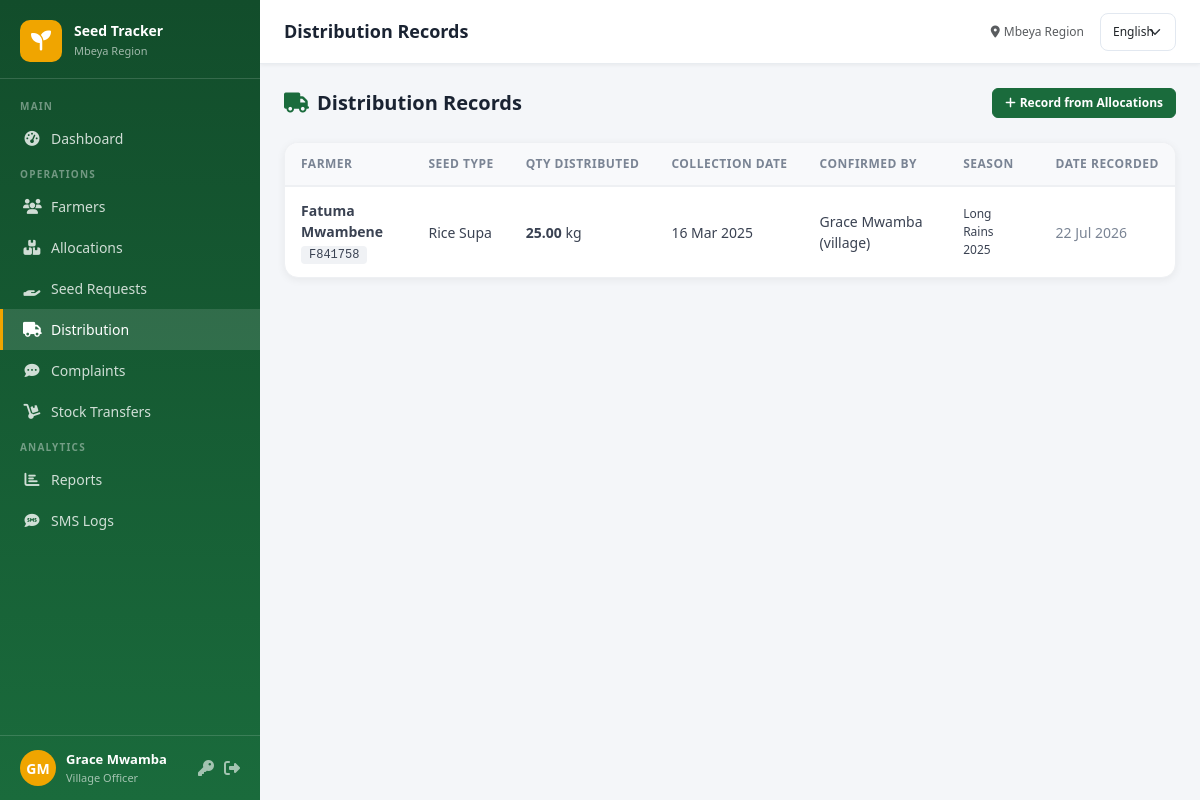
Page /distributions/ (signed in) on the committed database.
### core/models.py (models this page shows, shortened)
class CustomUser(AbstractUser):
    ROLE_CHOICES = [
        ('admin', _('System Administrator')),
        ('regional', _('Regional Officer')),
        ('district', _('District Officer')),
        ('ward', _('Ward Officer')),
        ('village', _('Village Officer')),
        ('extension', _('Agricultural Extension Officer (Bwana Shamba)')),
        ('farmer', _('Farmer (Mkulima)')),
    ]
    role = models.CharField(max_length=20, choices=ROLE_CHOICES, default='village')
    region = models.ForeignKey(Region, on_delete=models.SET_NULL, null=True, blank=True)
    district = models.ForeignKey(District, on_delete=models.SET_NULL, null=True, blank=True)
    ward = models.ForeignKey(Ward, on_delete=models.SET_NULL, null=True, blank=True)
    village = models.ForeignKey(Village, on_delete=models.SET_NULL, null=True, blank=True)
    phone = models.CharField(max_length=20, blank=True)
    def __str__(self): return f"{self.get_full_name()} ({self.role})"

class Distribution(models.Model):
    allocation = models.OneToOneField(SeedAllocation, on_delete=models.CASCADE, related_name='distribution')
    quantity_distributed = models.DecimalField(max_digits=10, decimal_places=2)
    collection_date = models.DateField(default=timezone.now)
    collection_confirmed = models.BooleanField(default=False)
    confirmed_by = models.ForeignKey(CustomUser, on_delete=models.SET_NULL, null=True, blank=True, related_name='confirmations')
    farmer_confirmed = models.BooleanField(default=False)
    farmer_confirmed_at = models.DateTimeField(null=True, blank=True)
    notes = models.TextField(blank=True)
    created_at = models.DateTimeField(auto_now_add=True)

class SeedAllocation(models.Model):
    STATUS_CHOICES = [
        ('pending',_('Pending')),('approved',_('Approved')),
        ('rejected',_('Rejected')),('distributed',_('Distributed')),
    ]
    farmer = models.ForeignKey(Farmer, on_delete=models.CASCADE, related_name='allocations')
    seed_type = models.ForeignKey(SeedType, on_delete=models.CASCADE)
    season = models.ForeignKey(FarmingSeasons, on_delete=models.CASCADE)
    quantity_allocated = models.DecimalField(max_digits=10, decimal_places=2)
    status = models.CharField(max_length=20, choices=STATUS_CHOICES, default='pending')
    collection_date = models.DateField(null=True, blank=True)
    collection_location = models.CharField(max_length=200, blank=True)
    requested_by = models.ForeignKey(CustomUser, on_delete=models.SET_NULL, null=True, related_name='requests')
    approved_by = models.ForeignKey(CustomUser, on_delete=models.SET_NULL, null=True, blank=True, related_name='approvals')
    rejection_reason = models.TextField(blank=True)
    sms_sent = models.BooleanField(default=False)
    notes = models.TextField(blank=True)
    created_at = models.DateTimeField(auto_now_add=True)
    updated_at = models.DateTimeField(auto_now=True)
    class Meta:
        unique_together = ('farmer', 'seed_type', 'season')

class Farmer(models.Model):
    STATUS_CHOICES = [('active',_('Active')),('inactive',_('Inactive')),('pending',_('Pending'))]
    farmer_id = models.CharField(max_length=20, unique=True, blank=True)
    first_name = models.CharField(max_length=100)
    last_name = models.CharField(max_length=100)
    phone_number = models.CharField(max_length=20)
    village = models.ForeignKey(Village, on_delete=models.CASCADE, related_name='farmers')
    farm_location = models.CharField(max_length=200, blank=True)
    farm_size = models.DecimalField(max_digits=8, decimal_places=2, null=True, blank=True, help_text='Acres')
    crop_type = models.CharField(max_length=50, choices=CROP_CHOICES, default='maize')
    national_id = models.CharField(max_length=30, blank=True)
    status = models.CharField(max_length=20, choices=STATUS_CHOICES, default='active')
    registered_by = models.ForeignKey(CustomUser, on_delete=models.SET_NULL, null=True, related_name='registered_farmers')
    user = models.OneToOneField(CustomUser, on_delete=models.CASCADE, null=True, blank=True, related_name='farmer_profile')
    created_at = models.DateTimeField(auto_now_add=True)
    updated_at = models.DateTimeField(auto_now=True)
    @property
    def full_name(self): return f"{self.first_name} {self.last_name}"

class SeedType(models.Model):
    name = models.CharField(max_length=100, unique=True)
    description = models.TextField(blank=True)
    unit = models.CharField(max_length=30, default='kg')
    created_at = models.DateTimeField(auto_now_add=True)

class FarmingSeasons(models.Model):
    name = models.CharField(max_length=100, unique=True)
    start_date = models.DateField()
    end_date = models.DateField()
    is_active = models.BooleanField(default=False)
    created_at = models.DateTimeField(auto_now_add=True)

### core/views.py (the view)
# urls.py: path('distributions/', views.distribution_list, name='distribution_list'),
@login_required
def distribution_list(request):
    user = request.user
    qs = Distribution.objects.select_related('allocation__farmer','allocation__seed_type')
    if user.role == 'village': qs = qs.filter(allocation__farmer__village=user.village)
    elif user.role in ('ward','extension'): qs = qs.filter(allocation__farmer__village__ward=user.ward)
    elif user.role == 'district': qs = qs.filter(allocation__farmer__village__ward__district=user.district)
    elif user.role == 'regional': qs = qs.filter(allocation__farmer__village__ward__district__region=user.region)
    elif user.role == 'farmer' and hasattr(user, 'farmer_profile'): qs = qs.filter(allocation__farmer=user.farmer_profile)
    paginator = Paginator(qs.order_by('-created_at'), 20)
    page = paginator.get_page(request.GET.get('page'))
    return render(request, 'core/distribution_list.html', {'page_obj': page})

### templates/core/distribution_list.html (shortened to what this page needs)
{% extends 'base.html' %}
{% load i18n %}
{% block page_title %}{% trans "Distribution Records" %}{% endblock %}
{% block content %}
<div class="page-header">
  <h4><i class="fas fa-truck me-2" style="color:#1a6b3c"></i>{% trans "Distribution Records" %}</h4>
  <a href="{% url 'allocation_list' %}?status=approved" class="btn btn-primary btn-sm"><i class="fas fa-plus me-1"></i>{% trans "Record from Allocations" %}</a>
</div>
<div class="table-card">
  <div class="table-responsive">
    <table class="data-table">
      <thead><tr><th>{% trans "Farmer" %}</th><th>{% trans "Seed Type" %}</th><th>{% trans "Qty Distributed" %}</th><th>{% trans "Collection Date" %}</th><th>{% trans "Confirmed By" %}</th><th>{% trans "Season" %}</th><th>{% trans "Date Recorded" %}</th></tr></thead>
      <tbody>
        {% for d in page_obj %}
        <tr>
          <td>
            <span style="font-weight:600">{{ d.allocation.farmer.full_name }}</span>
            <br><span class="farmer-id">{{ d.allocation.farmer.farmer_id }}</span>
          </td>
          <td>{{ d.allocation.seed_type.name }}</td>
          <td><strong>{{ d.quantity_distributed }}</strong> {{ d.allocation.seed_type.unit }}</td>
          <td>{{ d.collection_date|date:"d M Y" }}</td>
          <td>{{ d.confirmed_by|default:"-" }}</td>
          <td style="font-size:12px">{{ d.allocation.season.name }}</td>
          <td style="color:#7a8494">{{ d.created_at|date:"d M Y" }}</td>
        </tr>
        {% empty %}
        <tr><td colspan="7" class="text-center text-muted py-5">{% trans "No distribution records yet" %}</td></tr>
        {% endfor %}
      </tbody>
    </table>
  </div>
</div>
{% endblock %}

### templates/base.html (shortened to what this page needs)
{% load i18n %}
<!DOCTYPE html>
<html lang="{{ LANGUAGE_CODE }}">
<head>
<link href="https://cdn.jsdelivr.net/npm/bootstrap@5.3.2/dist/css/bootstrap.min.css" rel="stylesheet">
<link href="https://cdnjs.cloudflare.com/ajax/libs/font-awesome/6.5.0/css/all.min.css" rel="stylesheet">
</head>
<body>
{% if user.is_authenticated %}
<div id="sidebar">
  <div class="sidebar-brand">
    <div class="logo-icon"><i class="fas fa-seedling"></i></div>
    <div class="brand-text">
      <h6>Seed Tracker</h6>
      <small>Mbeya Region</small>
    </div>
  </div>
  <nav class="sidebar-nav">
    {% if user.role == 'farmer' %}
    <div class="nav-section-label">{% trans "Farmer" %}</div>
    <a href="{% url 'farmer_dashboard' %}" class="nav-link {% if request.resolver_match.url_name == 'farmer_dashboard' %}active{% endif %}">
      <i class="fas fa-tachometer-alt"></i> {% trans "Dashboard" %}
    </a>
    <a href="{% url 'farmer_profile_edit' %}" class="nav-link {% if 'profile' in request.resolver_match.url_name %}active{% endif %}">
      <i class="fas fa-tractor"></i> {% trans "My Farm Info" %}
    </a>
    <a href="{% url 'seed_request_create' %}" class="nav-link {% if request.resolver_match.url_name == 'seed_request_create' %}active{% endif %}">
      <i class="fas fa-hand-holding-heart"></i> {% trans "Request Seeds" %}
    </a>
    <a href="{% url 'seed_request_list' %}" class="nav-link {% if request.resolver_match.url_name == 'seed_request_list' %}active{% endif %}">
      <i class="fas fa-hand-holding"></i> {% trans "My Requests" %}
    </a>
    <a href="{% url 'allocation_list' %}" class="nav-link {% if 'allocation' in request.resolver_match.url_name %}active{% endif %}">
      <i class="fas fa-boxes"></i> {% trans "My Allocations" %}
    </a>
    <a href="{% url 'feedback_list' %}" class="nav-link {% if 'feedback' in request.resolver_match.url_name %}active{% endif %}">
      <i class="fas fa-comment-dots"></i> {% trans "Feedback" %}
    </a>
    {% else %}
    <div class="nav-section-label">{% trans "Main" %}</div>
    <a href="{% url 'dashboard' %}" class="nav-link {% if request.resolver_match.url_name == 'dashboard' %}active{% endif %}">
      <i class="fas fa-tachometer-alt"></i> {% trans "Dashboard" %}
    </a>
    <div class="nav-section-label">{% trans "Operations" %}</div>
    <a href="{% url 'farmer_list' %}" class="nav-link {% if 'farmer' in request.resolver_match.url_name %}active{% endif %}">
      <i class="fas fa-users"></i> {% trans "Farmers" %}
    </a>
    <a href="{% url 'allocation_list' %}" class="nav-link {% if 'allocation' in request.resolver_match.url_name %}active{% endif %}">
      <i class="fas fa-boxes"></i> {% trans "Allocations" %}
    </a>
    <a href="{% url 'seed_request_list' %}" class="nav-link {% if 'seed_request' in request.resolver_match.url_name %}active{% endif %}">
      <i class="fas fa-hand-holding"></i> {% trans "Seed Requests" %}
    </a>
    <a href="{% url 'distribution_list' %}" class="nav-link {% if 'distribution' in request.resolver_match.url_name %}active{% endif %}">
      <i class="fas fa-truck"></i> {% trans "Distribution" %}
    </a>
    <a href="{% url 'feedback_list' %}" class="nav-link {% if 'feedback' in request.resolver_match.url_name %}active{% endif %}">
      <i class="fas fa-comment-dots"></i> {% trans "Complaints" %}
    </a>
    {% if user.role != 'extension' %}
    <a href="{% url 'stock_list' %}" class="nav-link {% if 'stock' in request.resolver_match.url_name %}active{% endif %}">
      <i class="fas fa-dolly"></i> {% trans "Stock Transfers" %}
    </a>
    {% endif %}
    <div class="nav-section-label">{% trans "Analytics" %}</div>
    <a href="{% url 'reports' %}" class="nav-link {% if 'report' in request.resolver_match.url_name %}active{% endif %}">
      <i class="fas fa-chart-bar"></i> {% trans "Reports" %}
    </a>
    <a href="{% url 'sms_logs' %}" class="nav-link {% if 'sms' in request.resolver_match.url_name %}active{% endif %}">
      <i class="fas fa-sms"></i> {% trans "SMS Logs" %}
    </a>
    {% endif %}
  </nav>
  <div class="sidebar-user">
    <div class="user-avatar">{{ user.first_name|first|upper }}{{ user.last_name|first|upper }}</div>
    <div class="user-info">
      <div class="user-name">{{ user.get_full_name|default:user.username }}</div>
      <div class="user-role">{{ user.get_role_display }}</div>
    </div>
    <a href="{% url 'change_password' %}" title="{% trans 'Change Password' %}" style="color:rgba(255,255,255,.6)"><i class="fas fa-key"></i></a>
    <a href="{% url 'logout' %}" title="{% trans 'Logout' %}" style="color:rgba(255,255,255,.6)"><i class="fas fa-sign-out-alt"></i></a>
  </div>
</div>
<div id="main">
  <div id="topbar">
    <h1 class="page-title">{% block page_title %}{% trans "Dashboard" %}{% endblock %}</h1>
    <div class="d-flex align-items-center gap-3">
      <span class="text-muted" style="font-size:12px;"><i class="fas fa-map-marker-alt me-1"></i>{% trans "Mbeya Region" %}</span>
      <form action="{% url 'set_language' %}" method="post" class="d-flex align-items-center">
        <select name="language" onchange="this.form.submit()" class="form-select form-select-sm" style="font-size:12px;width:auto;">
          {% get_current_language as CURRENT_LANGUAGE %}
          {% get_available_languages as AVAILABLE_LANGUAGES %}
          {% for lang_code, lang_name in AVAILABLE_LANGUAGES %}
          <option value="{{ lang_code }}" {% if lang_code == CURRENT_LANGUAGE %}selected{% endif %}>{{ lang_name }}</option>
          {% endfor %}
        </select>
      </form>
    </div>
  </div>
  <div class="content-area">
    {% block content %}{% endblock %}
  </div>
</div>
{% else %}
{% block auth_content %}{% endblock %}
{% endif %}
</body>
</html>

### rows in the picture
CustomUser: first_name|first "G", last_name|first "M", get_full_name "Grace Mwamba", role "Village Officer"
Distribution: allocation.farmer.full_name "Fatuma Mwambene", allocation.farmer.farmer_id "F841758", allocation.seed_type.name "Rice Supa", quantity_distributed "25.00", allocation.seed_type.unit "kg", collection_date "16 Mar 2025", confirmed_by "Grace Mwamba (village)", allocation.season.name "Long Rains 2025", created_at "22 Jul 2026"

### other values in the picture
form field language "English"
